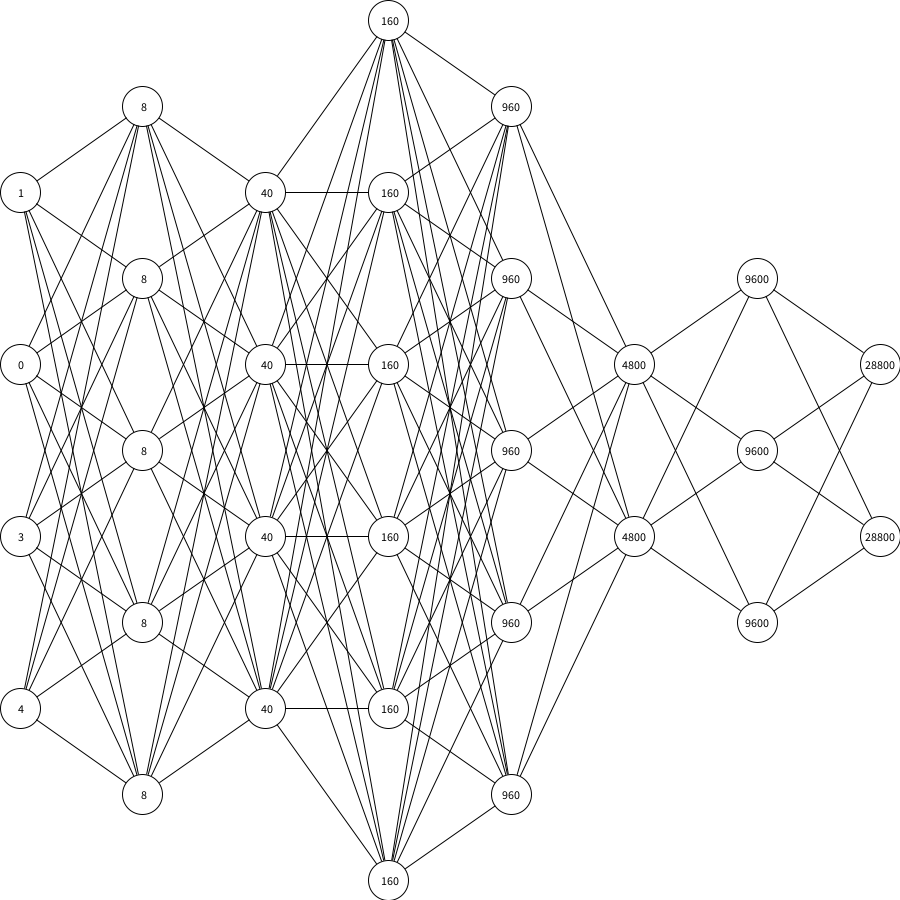
Frame 1 (no input)
Frame 60 (the mouse pressed at the canvas centre just before this capture): identical to frame 1, image omitted
Frame 120 (the mouse held since frame 60 and released just before this capture): identical to frame 1, image omitted

The Processing sketch that drew this single still picture (run headless with seeded random() and noise(); from frame 60 on, the mouse is pressed at the canvas centre):

// Processing sketch: NeuralNetwork
// ── NeuralNetwork.pde
Network network;

void setup(){
  
  size(900,900);
  
  frameRate(10);
  
  textAlign(CENTER,CENTER);
  
  int[] n = {5,4,6,5,2,3};

  
  //Système complet : ! nNeuron(i) = nWeights(i+1)
  /*int[][][] n = { { {1,2,1,2}, {2,1,2,1}, {3,0,1,2}, {1,1,2,1}, {2,1,3,1} },
                  { {1,1,1,1,1}, {1,1,1,1,1}, {1,1,1,1,1}, {1,1,1,1,1}, {1,1,1,1,1}, {1,1,1,1,1} },
                  { {1,1,1,1,1,1}, {1,1,1,1,1,1}, {1,1,1,1,1,1}, {1,1,1,1,1,1} },
                  { {1,1,1,1}, {1,1,1,1}, {1,1,1,1} }
                };
  int[][] o = {{1,1,1},{1,1,1},{1,1,1}};  // TODO ? : intégrer o dans n
  */
  
  
  //int n=3;
  network = new Network(5,n,2);  
  
  background(255);
  translate(0,0); 
  
  // TODO : Ajouter des messages d'erreurs
  float[] i = {1,0,3,4};
  
  long t = millis();
  
  println(network.outputs(i));
  println(millis()-t);
  println(network.outputs(i));
  
  
  network.display(900,900,40);
  
}

void draw(){
  
 
  
}
// ── Class.pde

class Neuron
{
  protected float[] weights;
  protected float output=0;
  
  Neuron(int i){
    weights = new float[i];
    for(int j=0;j<weights.length;j++) weights[j] = 1 /*random(-1,1)*/;
  }
  
  Neuron(int[] w){  //Avec weights
    weights = new float[w.length];
    for(int j=0;j<weights.length;j++) weights[j] = w[j];
  }
  
  
  float output(float[] inputs){
    float sum=0;
    for(int i=0;i<inputs.length;i++) sum+=inputs[i]*weights[i];
    
    //softmax ou sigmoid
    
    output = sum;
    
    return sum;
  }
  
  float getValue(){
    return output;
  }
}


class Layer
{
  protected Neuron[] neurons;

  Layer(int n, int i){  //Nombre de neurones et nombre d'input par neurone
    neurons = new Neuron[n];
    for(int neuron=0; neuron<n; neuron++) neurons[neuron] = new Neuron(i);
  }
  
  Layer(int[][] n){  //Nombre de neurones, weights et nombre d'input par neurone
    neurons = new Neuron[n.length];
    for(int neuron=0; neuron<n.length; neuron++) neurons[neuron] = new Neuron(n[neuron]);
  }
  
  
  int nNeurons(){
    return neurons.length;
  }
  
  float getValue(int n){
    return neurons[n].getValue();
  }
  
  float[] getValues(){
    float[] values = new float[0];  
    for(int neuron=0; neuron<neurons.length; neuron++) values = append(values, neurons[neuron].getValue());
    return values;
  }
  
  float[] newOutputs(float[] input){
    float[] outputs = new float[0];
    for(int neuron=0; neuron<neurons.length; neuron++){
      outputs = append(outputs,neurons[neuron].output(input));
    }
    
    return outputs;
  }

}


class Network
{
  protected float[] inputs;
  protected Layer[] layers;  //Hidden Layers + Outputs
  
  Network(int i, int l, int o){  //Hidden Layer
    inputs = new float[i];
    layers = new Layer[1+1];  //Hidden Layer + Outputs
    
    //Prepare layers:
    layers[0] = new Layer(l,i);
    layers[1] = new Layer(o,l);
  
  }
  
  Network(int i, int[] l, int o){  //Hidden Layers
    inputs = new float[i];
    layers = new Layer[l.length+1];
    
    //Prepare layers :
    for(int layer=0;layer<layers.length;layer++){
      if(layer==0) layers[layer] = new Layer(l[layer],i);  //1st Layer
       else if(layer==layers.length-1) layers[layer] = new Layer(o,l[layer-1]);  //Outputs
        else layers[layer] = new Layer(l[layer],l[layer-1]);  //Hidden Layers   
    }

  }
  
  Network(int i, int[][][] l, int[][] o){  //Hidden Layers with weights - TODO : enlever l'entrée des outputs (l'intégrer dans l)
    inputs = new float[i];
    layers = new Layer[l.length+1];
    
    //Prepare layers :
    for(int layer=0;layer<layers.length;layer++){
      if(layer==0) layers[layer] = new Layer(l[layer]);  //1st Layer
       else if(layer==layers.length-1) layers[layer] = new Layer(o);  //Outputs
        else layers[layer] = new Layer(l[layer]);  //Hidden Layers   
    }

  }
  
  
  
  /*void addNeuron(int n){
    neurons[n] = (Neuron[]) append(neurons[n], new Neuron(inputs.length));
  }*/

    
  float[] getValueFromLayer(int layer){
    
    if(layer==-1) layer = layers.length-1;
     else layer-=1;
    
    return layers[layer].getValues();
    
  }
  
  
  float[] outputs(float[] inputs){
    this.inputs = inputs;
    
    float[] layerValues = new float[0];
    
    for(int layer=0; layer<layers.length; layer++){
      if(layer==0) layerValues = layers[layer].newOutputs(inputs);
       else layerValues = layers[layer].newOutputs(layerValues);
    }
    
    return layerValues;
    
    //return output;
  }
  
  
  
  void display(float w, float h, int rC){  // float nécessaire pour éviter des 'faux écarts'
    
    w-=rC; h-=rC;
    translate(rC/2 + w/2, rC/2 + h/2);  //Enlève l'espace occupé par les rayons des cercles et centre au milieu
    
    //Ajout des couches :
    int[] neuronsInLayer = {inputs.length-1};
    for(int layer=0; layer<layers.length; layer++) neuronsInLayer = append(neuronsInLayer, layers[layer].nNeurons()-1);
    
    float e = h/max(neuronsInLayer);  //Ecart standard entre les cercles défini par la 'couche' ayant le plus de cercles
    float nLayers = neuronsInLayer.length;
    
    stroke(0); strokeWeight(1);
     
    for(int layer=0;layer<nLayers;layer++){ 
      float x = w/(nLayers-1)*(layer-(nLayers-1)/2);  //Position x de la couche
      float y0 = -e*neuronsInLayer[layer]/2;          //Position du 1er neurone en haut
      float y1=0; if(layer<nLayers-1) y1 = -e*neuronsInLayer[layer+1]/2;    //Position y de la couche suivante
      
      for(int neuron=0; neuron <= neuronsInLayer[layer]; neuron++){  //Neurones de la couche
      
        //Lignes qui se relient à la couche suivante :
        if(layer<nLayers-1){  //La dernière couche n'a pas de couche suivante !
          for(int nextNeuron=0; nextNeuron <= neuronsInLayer[layer+1]; nextNeuron++){
            //getWeightLine();
            line(x,y0+e*neuron,x+w/(nLayers-1),y1+e*nextNeuron);
          }
        }
                
        //Neurone :
        fill(255);
        ellipse(x,y0+e*neuron,rC,rC);
        
        fill(0);  //Valeur du neurone
        if(layer==0) text(int(inputs[neuron]),x,y0+e*neuron);
         else text(int(layers[layer-1].getValue(neuron)),x,y0+e*neuron);
      }
      
    }
    
       
  }

}
